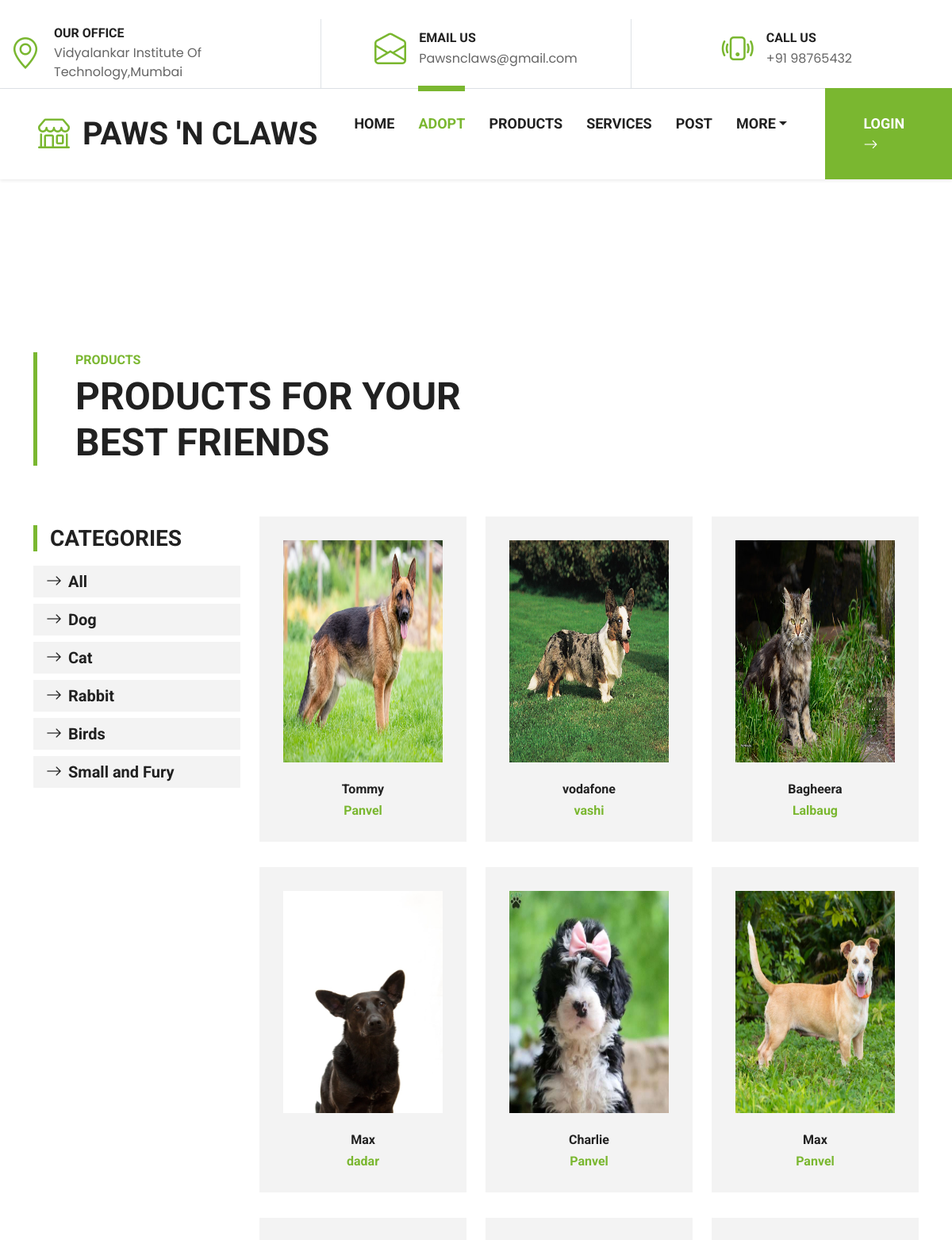
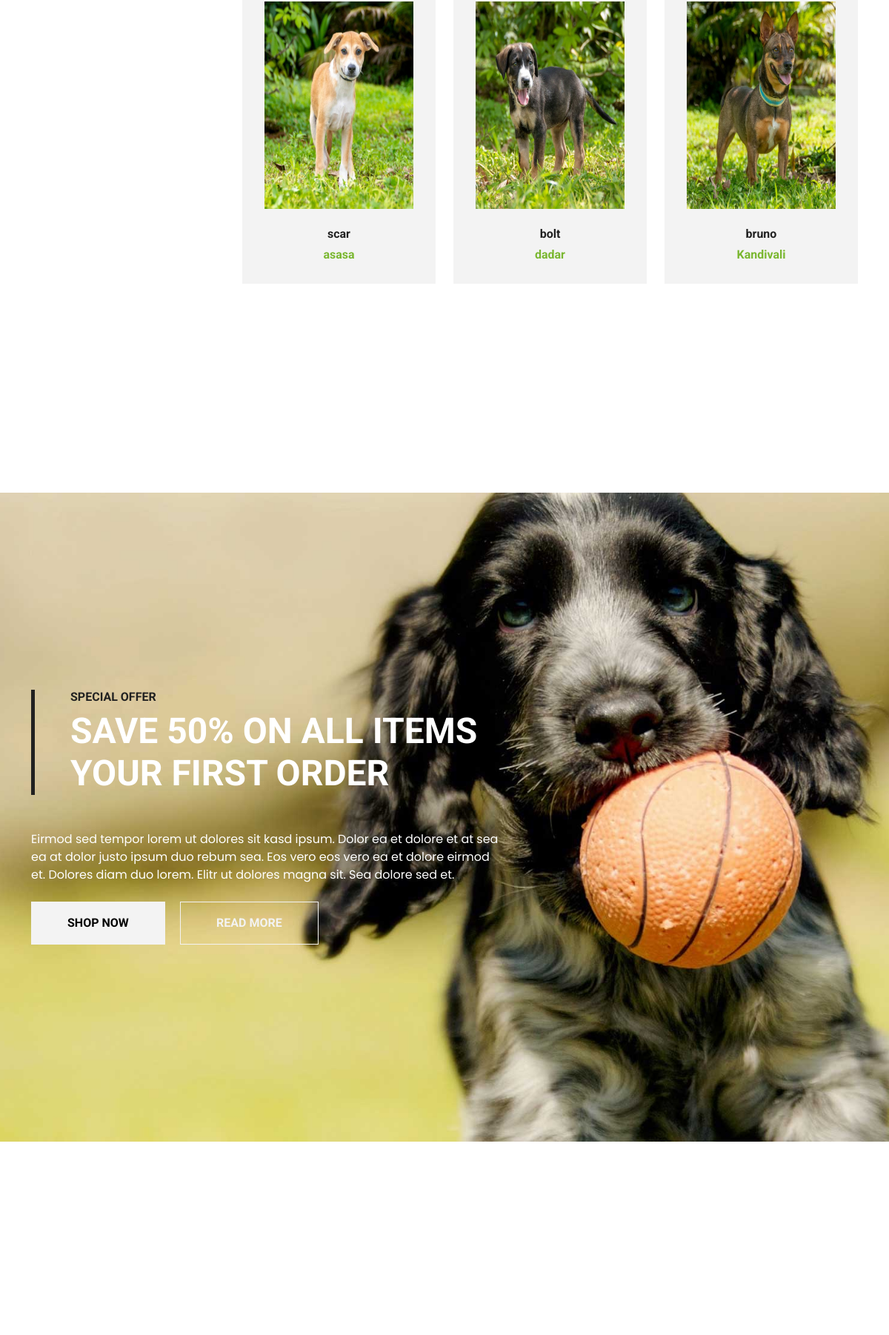
/adopt/ (upper part), run on the app's committed database (2 pictures, top to bottom).
### app/models.py (models this page shows, shortened)
class pet_Category(models.Model):
    name = models.CharField(max_length=150)

class Adopt(models.Model):
    GENDER_CHOICES = (
        ('M' , 'Male'),
        ('F' , 'Female'),
    )
    yes_no_choices=(
        ('y','Yes'),
        ('n','No'),
    )
    age_choices = (
        ('p','Puppyhood'),
        ('a','Adolescence'),
        ('ad','Adulthood'),
        ('s','Senior'),
    )
    available_choices = (
        ('y','Yes'),
        ('in','Inprocess'),
        ('n','No'),
    )
    petCategory = models.ForeignKey(pet_Category,on_delete=models.CASCADE,null=True)
    Breed = models.ForeignKey(breed_Category, on_delete=models.CASCADE, null=True)
    name = models.CharField(max_length=100)
    image = models.ImageField(upload_to='ecomerce/adopt_img/',null=True,blank=True)
    gender = models.CharField(max_length=1, choices=GENDER_CHOICES)
    location = models.CharField(max_length=10000)
    age = models.CharField(max_length=2, choices=age_choices)
    vacinated = models.CharField(max_length=1, choices=yes_no_choices)
    vaccineinfo = models.CharField(max_length=100 , default='DHPP')
    neutered_or_spayed = models.CharField(max_length=1, choices=yes_no_choices)
    contact_info = models.IntegerField(default='987654321')
    good_with_dogs = models.CharField(max_length=1, choices=yes_no_choices,default='y')
    good_with_kids = models.CharField(max_length=1, choices=yes_no_choices)
    shots_upto_date = models.CharField(max_length=1, choices=yes_no_choices)
    needs_loving_adopter = models.CharField(max_length=1, choices=yes_no_choices,default='y')
    is_available = models.CharField(max_length=100 ,default='yes')

### pet_adoption/views.py (the view)
# urls.py: path('adopt/',views.adopt,name='adopt'),
def adopt(request):
    adopt = Adopt.objects.all()
    category = pet_Category.objects.all()
    categoryID = request.GET.get('category')
    if categoryID:
       adopt = Adopt.objects.filter(petCategory=categoryID).order_by('-id')
    else:
        adopt = Adopt.objects.all()
    context = {
        'adopt' : adopt,
        'category': category,
    }
    return render(request,'adopt.html' , context)

### templates/adopt.html (shortened to what this page needs)
{% extends 'master.html' %}
{% block body %}
    <div class="container-fluid py-5">
        <div class="container">
            <div class="border-start border-5 border-primary ps-5 mb-5" style="max-width: 600px;">
                <h6 class="text-primary text-uppercase">Products</h6>
                <h1 class="display-5 text-uppercase mb-0">Products For Your Best Friends</h1>
            </div>
            <div class="row">
             <div class="col-lg-3">
                <div class="mb-5">
                    <h3 class="text-uppercase border-start border-5 border-primary ps-3 mb-224" style="margin-bottom: 1.1rem;">Categories</h3>
                    <div class="d-flex flex-column justify-content-start">
                        <a class="h5 bg-light py-2 px-3 mb-2" href="{% url 'adopt' %}"><i class="bi bi-arrow-right me-2"></i>All</a>
                        {% for cat in category %}
                        <a class="h5 bg-light py-2 px-3 mb-2" href="/adopt/?category={{cat.id}}"><i class="bi bi-arrow-right me-2"></i>{{cat.name}}</a>
                        {% endfor %}
                    </div>
                </div>
             </div>
             <div class="col-lg-9">
                <div class="row">
                    {% for adopt in adopt %}
                <div class="col-lg-4 my-3">
                    <div class="product-item position-relative bg-light d-flex flex-column text-center">
                        <img class="img-fluid mb-4" src="/{{adopt.image}}" alt="" style="height: 280px; width:230px">
                        <h6 class="text-Camelcase">{{adopt.name}}</h6>
                        <h6 class="text-primary mb-0">{{adopt.location}}</h6>
                    </div>
                </div>
                {% endfor %}
            </div>
             </div>
            </div>
        </div>
    </div>
    <div class="container-fluid bg-offer my-5 py-5">
        <div class="container py-5">
            <div class="row gx-5 justify-content-start">
                <div class="col-lg-7">
                    <div class="border-start border-5 border-dark ps-5 mb-5">
                        <h6 class="text-dark text-uppercase">Special Offer</h6>
                        <h1 class="display-5 text-uppercase text-white mb-0">Save 50% on all items your first order</h1>
                    </div>
                    <p class="text-white mb-4">Eirmod sed tempor lorem ut dolores sit kasd ipsum. Dolor ea et dolore et at sea ea at dolor justo ipsum duo rebum sea. Eos vero eos vero ea et dolore eirmod et. Dolores diam duo lorem. Elitr ut dolores magna sit. Sea dolore sed et.</p>
                    <a href="" class="btn btn-light py-md-3 px-md-5 me-3">Shop Now</a>
                    <a href="" class="btn btn-outline-light py-md-3 px-md-5">Read More</a>
                </div>
            </div>
        </div>
    </div>
    <div class="container-fluid py-5">
    </div>
{% endblock %}

### static/css/style.login.css (style rules this page uses)
.container { max-width: 440px; padding: 0 20px; margin: 170px auto; }

### static/css/style.css (style rules this page uses)
:root { --primary: #7AB730; --secondary: #FFD33C; --light: #F3F3F3; --dark: #212121; }
.btn { font-family: 'Roboto', sans-serif; text-transform: uppercase; font-weight: 700; transition: .5s; }
.product-item { padding: 30px; }
.bg-offer { background: url(../img/offer.jpg) top right no-repeat; background-size: cover; }

### data on the page
pet_Category: name "Dog"
pet_Category: name "Cat"
pet_Category: name "Rabbit"
pet_Category: name "Birds"
pet_Category: name "Small and Fury"
Adopt: image (picture), name "Tommy", location "Panvel"
Adopt: image (picture), name "vodafone", location "vashi"
Adopt: image (picture), name "Bagheera", location "Lalbaug"
Adopt: image (picture), name "Max", location "dadar"
Adopt: image (picture), name "Charlie", location "Panvel"
Adopt: image (picture), name "Max", location "Panvel"
Adopt: image (picture), name "scar", location "asasa"
Adopt: image (picture), name "bolt", location "dadar"
Adopt: image (picture), name "bruno", location "Kandivali"
